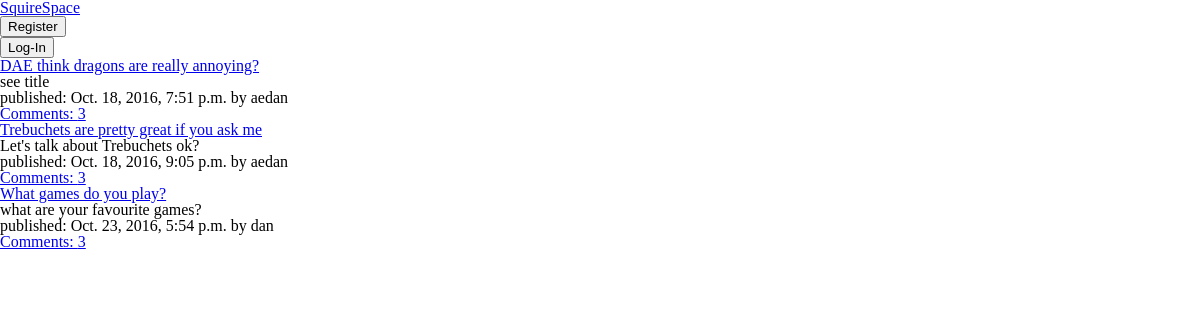
Before: / with the older database file.
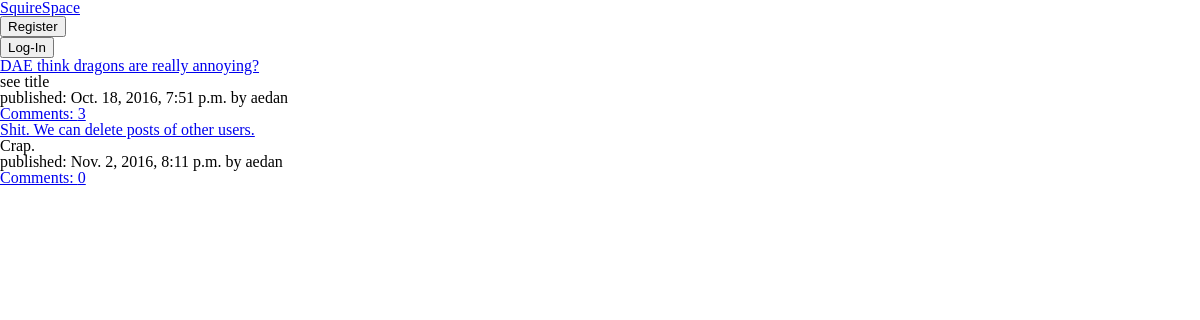
After: the same page with the newer database file.
### blog/models.py (models this page shows, shortened)
class Post(models.Model):
	author = models.ForeignKey('auth.User')
	title = models.CharField(max_length=200)
	text = models.TextField()
	created_date = models.DateTimeField(
		default=timezone.now)
	published_date = models.DateTimeField(
		blank = True, null = True)

### blog/views.py (the view)
# urls.py: url(r'^$', views.post_list, name='post_list'),
def post_list(request):
    posts = Post.objects.filter(published_date__lte=timezone.now()).order_by('published_date')
    return render(request, 'blog/post_list.html', {'posts': posts})

### blog/templates/blog/post_list.html (shortened to what this page needs)
{% extends 'blog/base.html' %}
{% block content %}
	{% for post in posts %}
	<div>
	    <h1><a href="{% url 'post_detail' pk=post.pk %}">{{ post.title }}</a></h1>
	    <p><big>{{ post.text|linebreaksbr }}</big></p>
	    <p><small>published: {{ post.published_date }} by {{ post.author }}</small></p>
	    <p><a href="{% url 'post_detail' pk=post.pk %}">Comments: {{ post.comments.count }}</a></p>
	</div>
	{% endfor %}
{% endblock %}

### blog/templates/blog/base.html
<html>
{% load staticfiles %}
<link href="{% static "css/theme.css" %}" rel="stylesheet">
<body>
    <h1><a href="/">SquireSpace</a></h1>
    <div class="content">
        <div class="row">
        	<form method="get" action="/reg">
    			<button type="submit">Register</button>
			</form>
            {% if user.is_authenticated %}
            <a href="/logout"><button class="button">Log-Out</button></a>
            {% else %}
            <a href="/login"><button class="button">Log-In</button></a>
            {% endif %}
            {% block content %}
            {% endblock %}
        </div>
    </div>
</body>
</html>

### blog/static/css/theme.css (style rules this page uses)
html, body, div, span, applet, object, iframe, h1, h2, h3, h4, h5, h6, p, blockquote, pre, a, abbr, acronym, address, big, cite, code, del, dfn, em, img, ins, kbd, q, s, samp, small, strike, strong, sub, sup, tt, var, b, u, i, center, dl, dt, dd, ol, ul, li, fieldset, form, label, legend, table, caption, tbody, tfoot, thead, tr, th, td, article, aside, canvas, details, embed, figure, figcaption, footer, header, hgroup, menu, nav, output, ruby, section, summary, time, mark, audio, video { margin: 0; padding: 0; border: 0; font-size: 100%; font: inherit; vertical-align: baseline; }
body { line-height: 1; }

Changed rows visible on the page:
removed Post: title "Trebuchets are pretty great if you ask me", text "Let's talk about Trebuchets ok?", published_date "Oct. 18, 2016, 9:05 p.m.", author "aedan", comments.count "3"
removed Post: title "What games do you play?", text "what are your favourite games?", published_date "Oct. 23, 2016, 5:54 p.m.", author "dan", comments.count "3"
added Post: title "Shit. We can delete posts of other users.", text "Crap.", published_date "Nov. 2, 2016, 8:11 p.m.", author "aedan", comments.count "0"
